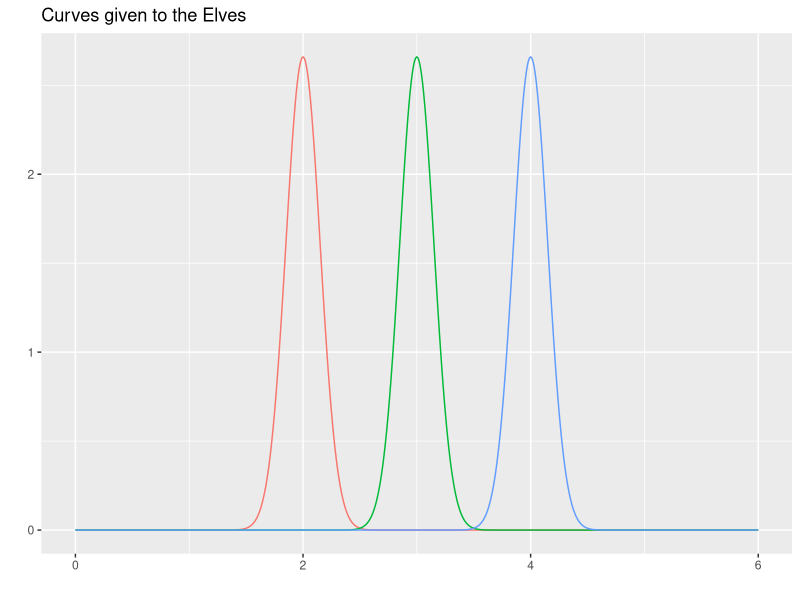
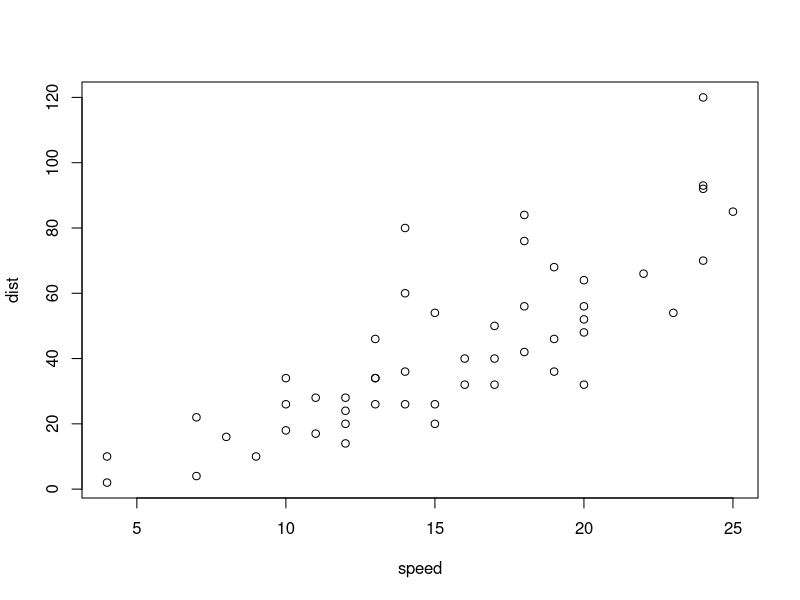

R code for these plots, in order:
## ---- chunk 1
library(ggplot2)
library(reshape2)

mu <- c(2, 3, 4)
sigma <- (.15)

df <-  data.frame(x = seq(0, 6, by=.01))
df <- cbind(df, sapply(mu, function(m) dnorm(df$x, m, sigma)))
df.m <- melt(df, id.vars="x")

qplot(x, value, group=variable, colour=variable, data=df.m, geom="line") + 
  xlab("") + ylab("") + guides(colour=FALSE) + ggtitle("Curves given to the Elves")

## ---- chunk 2

## ---- chunk 3

## ---- chunk 4

## ---- chunk 5
summary(cars)
## ---- chunk 6
plot(cars)
